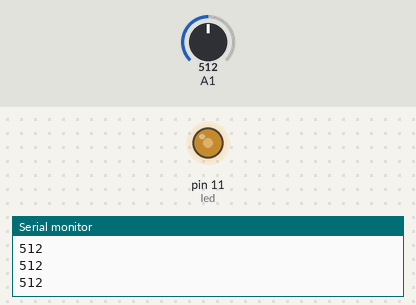
Simulated run of this sketch. Board: Arduino Uno, built with avr-gcc and run on an emulated ATmega328P. Parts: output pins drawn as LEDs (lit = HIGH), the last lines printed to the serial monitor. The test bench sets the inputs (shaded band); at power-on: A1 = 512.

Above: at 1.2 s.
1.3 s: A1 set to 716
At 2.1 s:
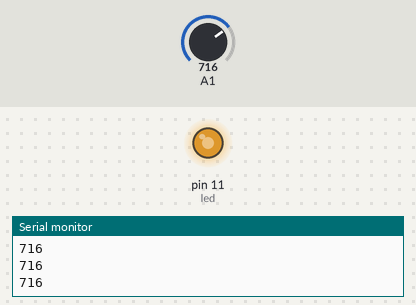
2.8 s: A1 set to 900
At 3.3 s:
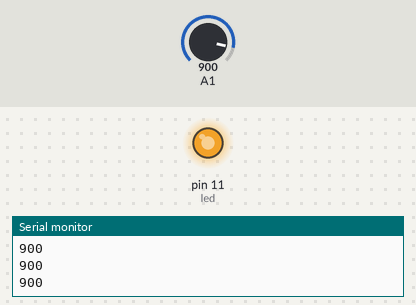
4.3 s: A1 set to 122
At 5.5 s:
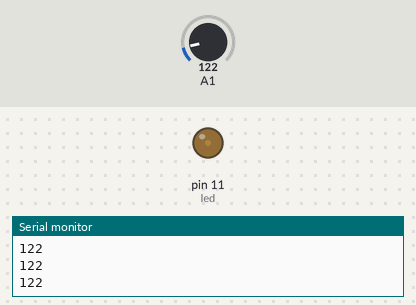
5.8 s: A1 set to 0
At 6.7 s:
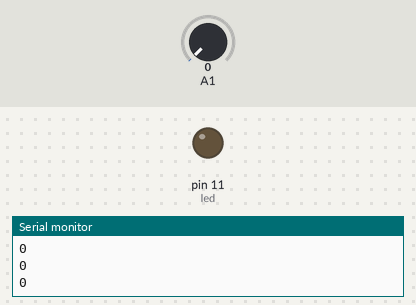
Timing chart, 0 to 8.3 s (numbered marks = the images above; inputs shaded):
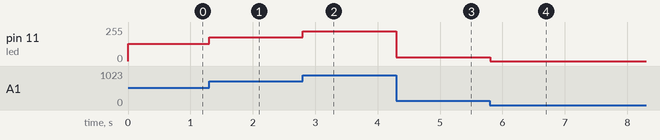

Measured:
- after the input at 1.3 s, pin 11 (led): 128/255 → 179/255 at once
- after the input at 2.8 s, pin 11 (led): 179/255 → 225/255 at once
- after the input at 4.3 s, pin 11 (led): 225/255 → 30/255 at once
- after the input at 5.8 s, pin 11 (led): 30/255 → 0/255 at once

The sketch:

sketch_jan29b.ino
```cpp
int led = 11;

void setup() {
  // put your setup code here, to run once:
Serial.begin(9600);
}

void loop() {
  // put your main code here, to run repeatedly:
int a = analogRead(A1);
analogWrite(led, a/4);
Serial.println(a);
}
```
